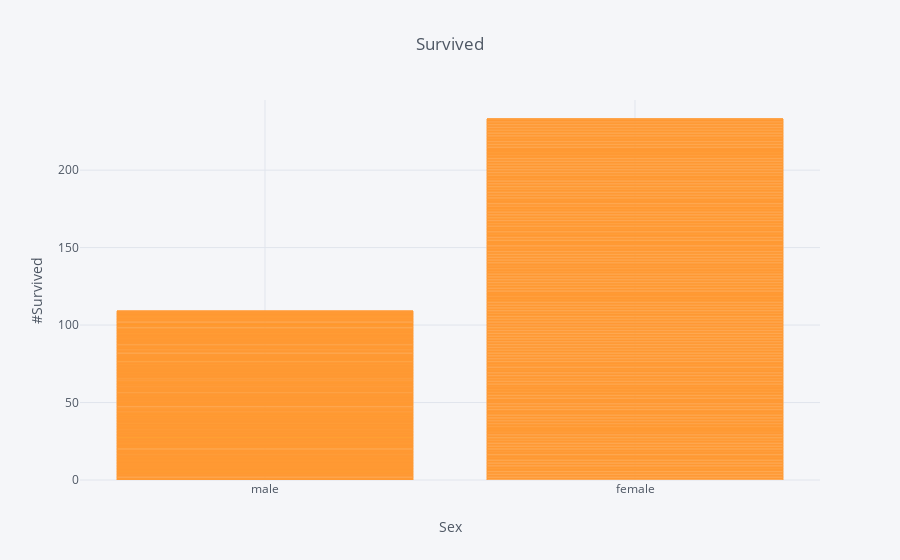

Source (notebook cell):
### Code cell
titanic.iplot(kind = 'bar', x = 'sex', y = 'survived', title = 'Survived', xTitle='Sex', yTitle='#Survived')

### Figure 1 — Plotly figure (JSON) as saved in the notebook; plotly's stock layout.template omitted (floating-point values rounded to 4 significant figures; data arrays with more than 128 entries replaced by an {"elided": "..."} marker saying what was removed)
{"data": [{"marker": {"color": "rgba(255, 153, 51, 0.6)", "line": {"color": "rgba(255, 153, 51, 1.0)", "width": 1}}, "name": "survived", "orientation": "v", "text": "", "type": "bar", "uid": "e638ce59-6d40-43a2-9a19-14ea2086c497", "x": {"elided": "891 str values"}, "y": {"elided": "891 int values"}}], "layout": {"legend": {"bgcolor": "#F5F6F9", "font": {"color": "#4D5663"}}, "paper_bgcolor": "#F5F6F9", "plot_bgcolor": "#F5F6F9", "title": {"font": {"color": "#4D5663"}, "text": "Survived"}, "xaxis": {"gridcolor": "#E1E5ED", "showgrid": true, "tickfont": {"color": "#4D5663"}, "title": {"font": {"color": "#4D5663"}, "text": "Sex"}, "zerolinecolor": "#E1E5ED"}, "yaxis": {"gridcolor": "#E1E5ED", "showgrid": true, "tickfont": {"color": "#4D5663"}, "title": {"font": {"color": "#4D5663"}, "text": "#Survived"}, "zerolinecolor": "#E1E5ED"}}}
